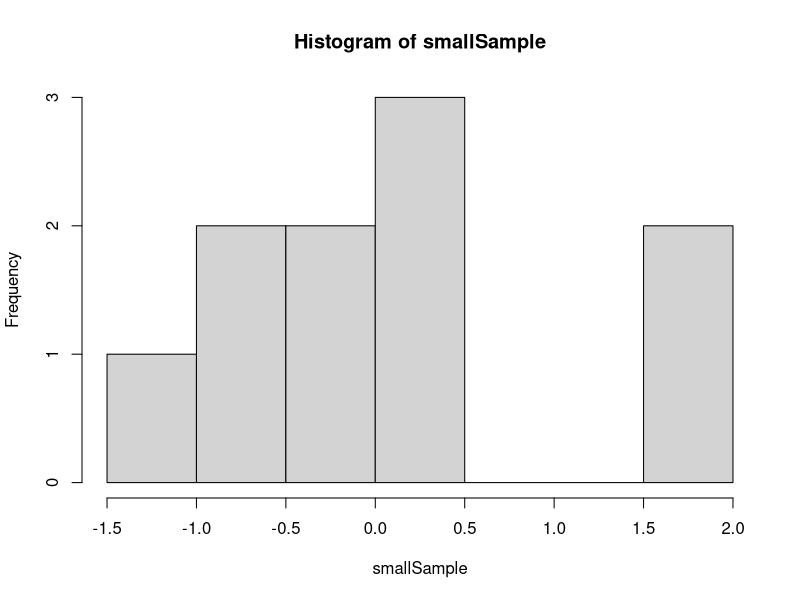
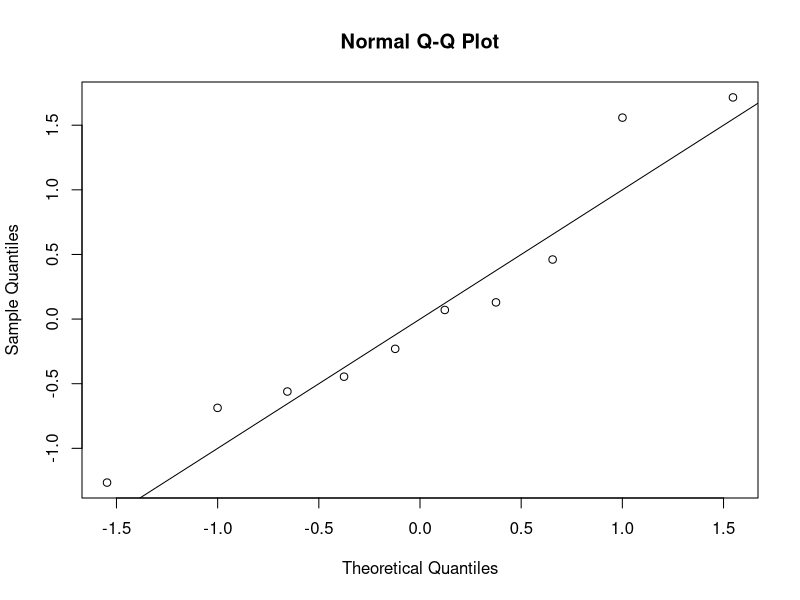
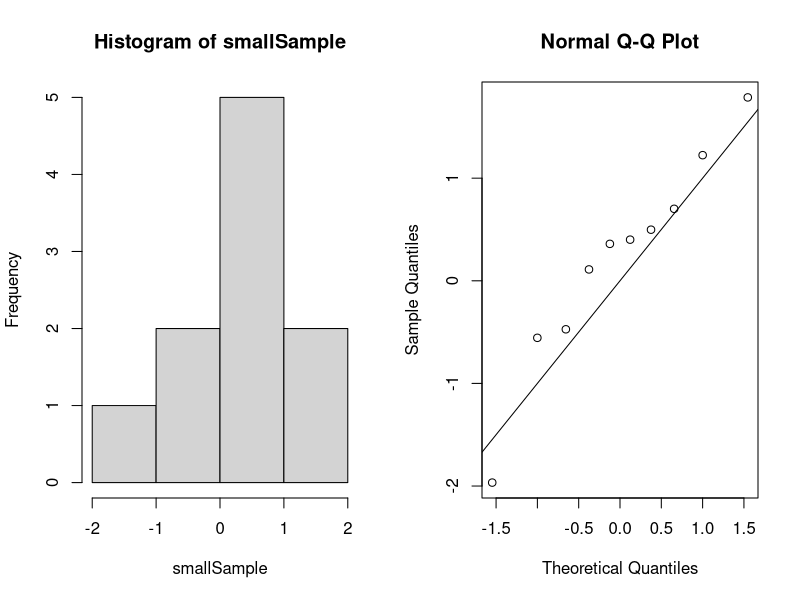
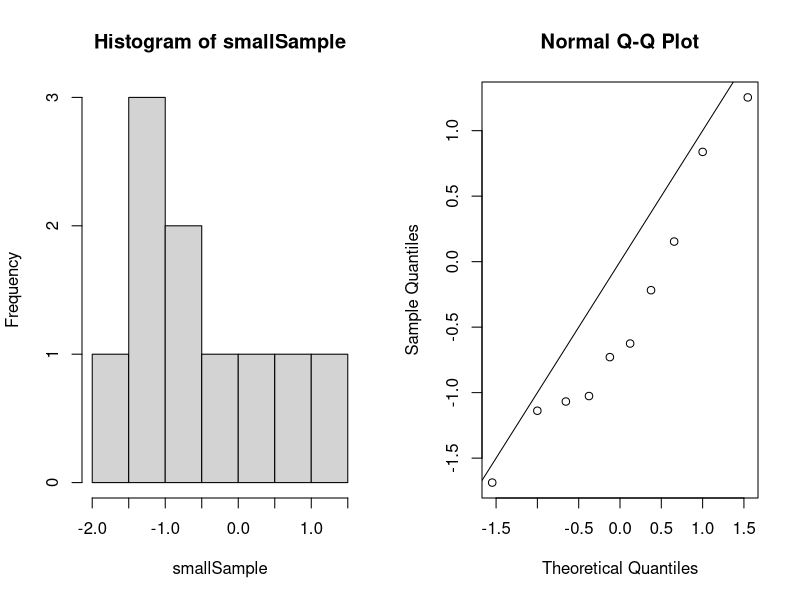
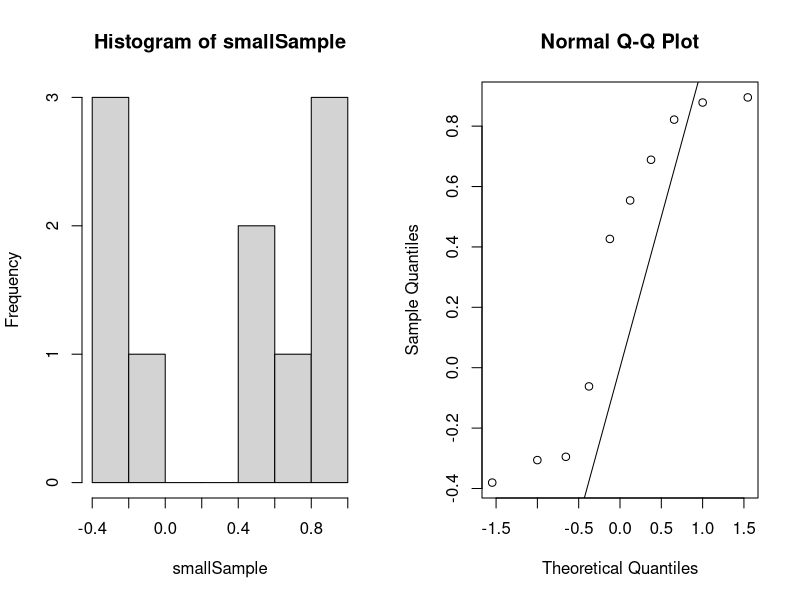
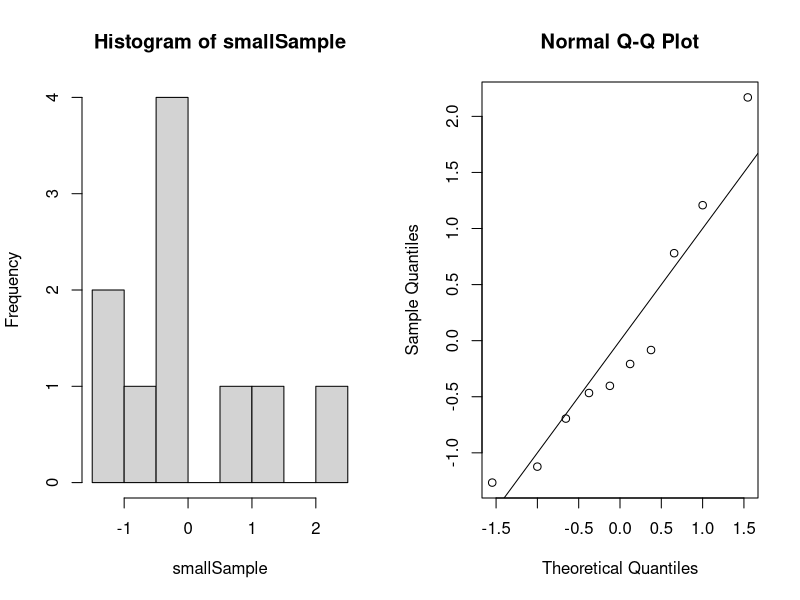
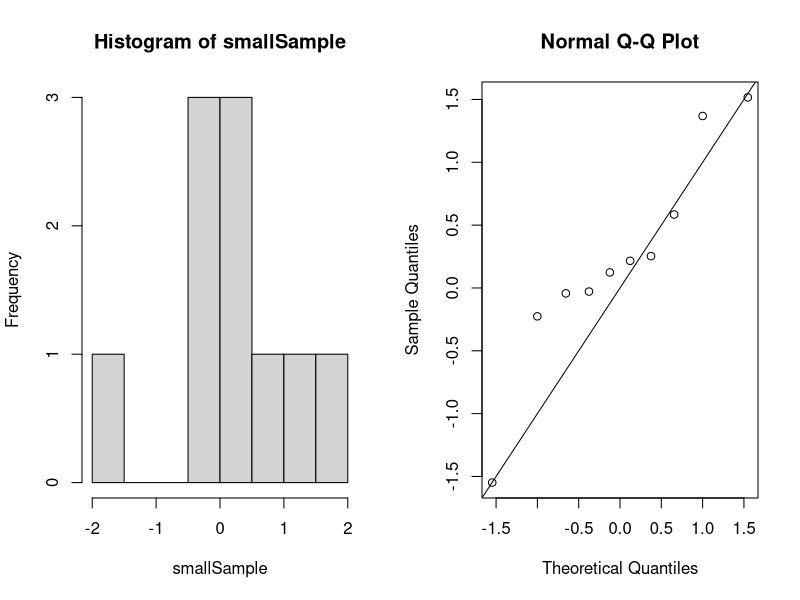
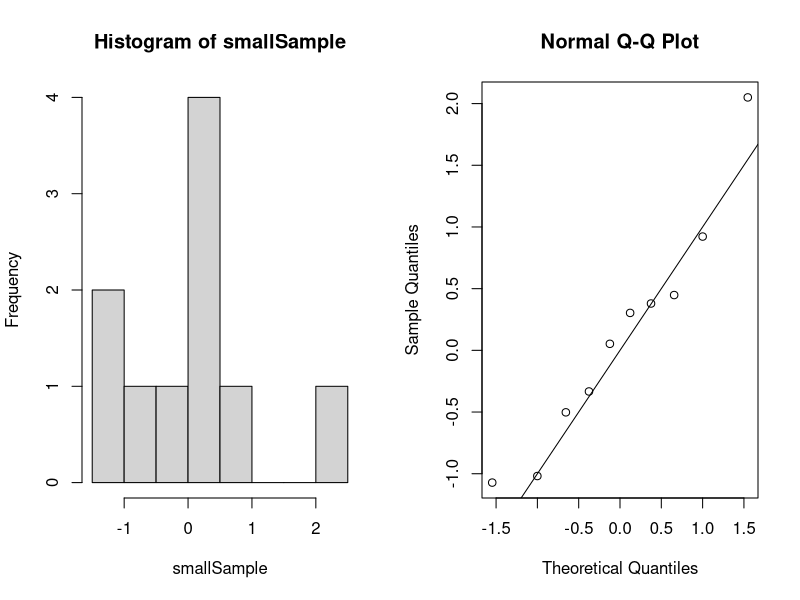

Generate these figures, in order, with R:
## ---- chunk 1
knitr::opts_chunk$set(echo = TRUE)
## ---- chunk 2
set.seed(123)
smallSample = (rnorm(10,0,1))
hist(smallSample)
qqnorm(smallSample)
abline(0,1)
## ---- chunk 3
for(i in 1:20){
  smallSample = (rnorm(10,0,1))
  par(mfrow=c(1,2))
  hist(smallSample)
  qqnorm(smallSample)
  abline(0,1)
}
## ---- chunk 4
x = seq(-4,4,.01)
plot(dt(x,3),type='l')
lines(dnorm(x,0,1),type='l')
## ---- chunk 5
tSample = rt(10,3)
hist(tSample)
qqnorm(tSample)
abline(0,1)
## ---- chunk 6
n=100
smallSample = (rnorm(n,0,1))
tSample = rt(n,3)
hist(smallSample)
qqnorm(smallSample)
abline(0,1)
hist(tSample)
qqnorm(tSample)
abline(0,1)
## ---- chunk 7
sampleMeans = numeric(200)
sampleSize = 10
for(i in 1:200)
{
  sampleMeans[i]=mean(rnorm(sampleSize))
}
hist(sampleMeans)
print(mean(sampleMeans))
print((var(sampleMeans)))
print(sqrt(var(sampleMeans)))
print(1/sqrt(sampleSize))
## ---- chunk 8
sampleMeans = numeric(200)
sampleSize = 40
for(i in 1:200)
{
  sampleMeans[i]=mean(rnorm(sampleSize))
}
hist(sampleMeans)
print(mean(sampleMeans))
print((var(sampleMeans)))
print(sqrt(var(sampleMeans)))
print(1/sqrt(sampleSize))
## ---- chunk 9
print(1/.01)
## ---- chunk 10
bernoulSample = rbinom(10,5,0.1)
print((.1*.9)/(0.01**2))
## ---- chunk 11
expMeans = numeric(200)
for(i in 1:200)
{
  expMeans[i] = mean(rexp(10,3))
}
hist(expMeans)
qqnorm(expMeans)
qqline(expMeans)
## ---- chunk 12
print(mean(expMeans))
print(var(expMeans))
print(sqrt(var(expMeans)))
print("versus theoreticals")
print((1/3))
print((1/9)/10)
print(sqrt((1/9)/10))

## ---- chunk 13
print("problem number 5 repeated")
sampleMeans = numeric(200)
sampleSize = 40
for(i in 1:200)
{
  sampleMeans[i]=mean(rnorm(sampleSize))
}
hist(sampleMeans)
print(mean(sampleMeans))
print((var(sampleMeans)))
print("versus theoreticals")
print(sqrt(var(sampleMeans)))
print(1/sqrt(sampleSize))
## ---- chunk 14
sampleMeans = numeric(200)
sampleSize = 10
for(i in 1:200)
{
  sampleMeans[i]=mean(rbinom(sampleSize,1,0.1))
}
hist(sampleMeans)
sampleMeans = numeric(200)
sampleSize = 40
for(i in 1:200)
{
  sampleMeans[i]=mean(rbinom(n=sampleSize,size=1,prob=0.1))
}
hist(sampleMeans)

sampleMeans = numeric(200)
sampleSize = 100
for(i in 1:200)
{
  sampleMeans[i]=mean(rbinom(n=sampleSize,size=1,prob=0.1))
}
hist(sampleMeans)
## ---- chunk 15
sampleMeans = numeric(200)
sampleSize = 10
for(i in 1:200)
{
  sampleMeans[i]=mean(rbinom(sampleSize,1,0.5))
}
hist(sampleMeans)
sampleMeans = numeric(200)
sampleSize = 40
for(i in 1:200)
{
  sampleMeans[i]=mean(rbinom(n=sampleSize,size=1,prob=0.5))
}
hist(sampleMeans)

sampleMeans = numeric(200)
sampleSize = 100
for(i in 1:200)
{
  sampleMeans[i]=mean(rbinom(n=sampleSize,size=1,prob=0.5))
}
hist(sampleMeans)
